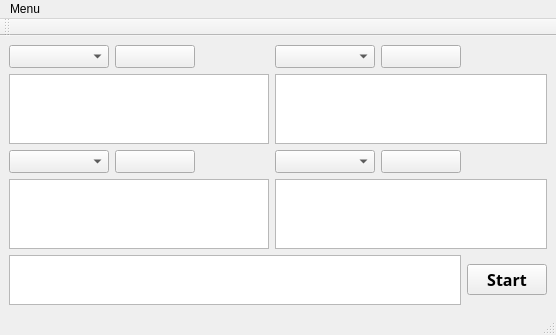
<?xml version="1.0" encoding="UTF-8"?>
<ui version="4.0">
 <class>MainWindow</class>
 <widget class="QMainWindow" name="MainWindow">
  <property name="geometry">
   <rect>
    <x>0</x>
    <y>0</y>
    <width>556</width>
    <height>335</height>
   </rect>
  </property>
  <property name="minimumSize">
   <size>
    <width>556</width>
    <height>335</height>
   </size>
  </property>
  <property name="windowTitle">
   <string>Mserial</string>
  </property>
  <widget class="QWidget" name="centralwidget">
   <layout class="QGridLayout" name="gridLayout">
    <item row="3" column="2">
     <widget class="QPushButton" name="sensButton3">
      <property name="minimumSize">
       <size>
        <width>80</width>
        <height>0</height>
       </size>
      </property>
      <property name="font">
       <font>
        <family>Courier</family>
        <pointsize>9</pointsize>
        <weight>75</weight>
        <bold>true</bold>
       </font>
      </property>
      <property name="text">
       <string/>
      </property>
     </widget>
    </item>
    <item row="2" column="4" colspan="3">
     <widget class="QTextBrowser" name="comBrowser2">
      <property name="font">
       <font>
        <family>Courier</family>
        <weight>75</weight>
        <bold>true</bold>
       </font>
      </property>
     </widget>
    </item>
    <item row="3" column="1">
     <widget class="QComboBox" name="comBox3">
      <property name="minimumSize">
       <size>
        <width>100</width>
        <height>0</height>
       </size>
      </property>
      <property name="font">
       <font>
        <family>Courier New</family>
        <pointsize>10</pointsize>
        <weight>75</weight>
        <bold>true</bold>
       </font>
      </property>
     </widget>
    </item>
    <item row="3" column="4">
     <widget class="QComboBox" name="comBox4">
      <property name="minimumSize">
       <size>
        <width>100</width>
        <height>0</height>
       </size>
      </property>
      <property name="font">
       <font>
        <family>Courier New</family>
        <pointsize>10</pointsize>
        <weight>75</weight>
        <bold>true</bold>
       </font>
      </property>
     </widget>
    </item>
    <item row="3" column="5">
     <widget class="QPushButton" name="sensButton4">
      <property name="minimumSize">
       <size>
        <width>80</width>
        <height>0</height>
       </size>
      </property>
      <property name="font">
       <font>
        <family>Courier</family>
        <pointsize>9</pointsize>
        <weight>75</weight>
        <bold>true</bold>
       </font>
      </property>
      <property name="text">
       <string/>
      </property>
     </widget>
    </item>
    <item row="4" column="4" colspan="3">
     <widget class="QTextBrowser" name="comBrowser4">
      <property name="font">
       <font>
        <family>Courier</family>
        <weight>75</weight>
        <bold>true</bold>
       </font>
      </property>
     </widget>
    </item>
    <item row="4" column="1" colspan="3">
     <widget class="QTextBrowser" name="comBrowser3">
      <property name="font">
       <font>
        <family>Courier</family>
        <weight>75</weight>
        <bold>true</bold>
       </font>
      </property>
     </widget>
    </item>
    <item row="0" column="2">
     <widget class="QPushButton" name="sensButton1">
      <property name="minimumSize">
       <size>
        <width>80</width>
        <height>0</height>
       </size>
      </property>
      <property name="font">
       <font>
        <family>Courier</family>
        <pointsize>9</pointsize>
        <weight>75</weight>
        <bold>true</bold>
       </font>
      </property>
      <property name="text">
       <string/>
      </property>
     </widget>
    </item>
    <item row="0" column="3">
     <spacer name="horizontalSpacer_3">
      <property name="orientation">
       <enum>Qt::Horizontal</enum>
      </property>
      <property name="sizeHint" stdset="0">
       <size>
        <width>40</width>
        <height>20</height>
       </size>
      </property>
     </spacer>
    </item>
    <item row="0" column="4">
     <widget class="QComboBox" name="comBox2">
      <property name="minimumSize">
       <size>
        <width>100</width>
        <height>0</height>
       </size>
      </property>
      <property name="font">
       <font>
        <family>Courier New</family>
        <pointsize>10</pointsize>
        <weight>75</weight>
        <bold>true</bold>
       </font>
      </property>
     </widget>
    </item>
    <item row="0" column="5">
     <widget class="QPushButton" name="sensButton2">
      <property name="minimumSize">
       <size>
        <width>80</width>
        <height>0</height>
       </size>
      </property>
      <property name="font">
       <font>
        <family>Courier</family>
        <pointsize>9</pointsize>
        <weight>75</weight>
        <bold>true</bold>
       </font>
      </property>
      <property name="text">
       <string/>
      </property>
     </widget>
    </item>
    <item row="0" column="6">
     <spacer name="horizontalSpacer_4">
      <property name="orientation">
       <enum>Qt::Horizontal</enum>
      </property>
      <property name="sizeHint" stdset="0">
       <size>
        <width>40</width>
        <height>20</height>
       </size>
      </property>
     </spacer>
    </item>
    <item row="2" column="1" colspan="3">
     <widget class="QTextBrowser" name="comBrowser1">
      <property name="font">
       <font>
        <family>Courier</family>
        <weight>75</weight>
        <bold>true</bold>
       </font>
      </property>
     </widget>
    </item>
    <item row="0" column="1">
     <widget class="QComboBox" name="comBox1">
      <property name="minimumSize">
       <size>
        <width>100</width>
        <height>0</height>
       </size>
      </property>
      <property name="font">
       <font>
        <family>Courier New</family>
        <pointsize>10</pointsize>
        <weight>75</weight>
        <bold>true</bold>
       </font>
      </property>
     </widget>
    </item>
    <item row="5" column="6">
     <widget class="QPushButton" name="startButton">
      <property name="sizePolicy">
       <sizepolicy hsizetype="Preferred" vsizetype="Fixed">
        <horstretch>0</horstretch>
        <verstretch>0</verstretch>
       </sizepolicy>
      </property>
      <property name="sizeIncrement">
       <size>
        <width>80</width>
        <height>0</height>
       </size>
      </property>
      <property name="font">
       <font>
        <family>Arial Black</family>
        <pointsize>12</pointsize>
        <weight>75</weight>
        <bold>true</bold>
       </font>
      </property>
      <property name="contextMenuPolicy">
       <enum>Qt::ActionsContextMenu</enum>
      </property>
      <property name="text">
       <string>Start</string>
      </property>
     </widget>
    </item>
    <item row="5" column="1" colspan="5">
     <widget class="QTextBrowser" name="statBrowser">
      <property name="sizePolicy">
       <sizepolicy hsizetype="Expanding" vsizetype="Maximum">
        <horstretch>0</horstretch>
        <verstretch>0</verstretch>
       </sizepolicy>
      </property>
      <property name="maximumSize">
       <size>
        <width>16777215</width>
        <height>50</height>
       </size>
      </property>
      <property name="font">
       <font>
        <family>Courier</family>
        <weight>75</weight>
        <bold>true</bold>
       </font>
      </property>
     </widget>
    </item>
   </layout>
  </widget>
  <widget class="QStatusBar" name="statusbar"/>
  <widget class="QToolBar" name="toolBar">
   <property name="windowTitle">
    <string>toolBar</string>
   </property>
   <attribute name="toolBarArea">
    <enum>TopToolBarArea</enum>
   </attribute>
   <attribute name="toolBarBreak">
    <bool>false</bool>
   </attribute>
  </widget>
  <widget class="QMenuBar" name="menubar">
   <property name="geometry">
    <rect>
     <x>0</x>
     <y>0</y>
     <width>556</width>
     <height>21</height>
    </rect>
   </property>
   <widget class="QMenu" name="menuMenu">
    <property name="title">
     <string>Menu</string>
    </property>
    <addaction name="actSettings"/>
   </widget>
   <addaction name="menuMenu"/>
  </widget>
  <action name="actSettings">
   <property name="text">
    <string>Настройки</string>
   </property>
  </action>
 </widget>
 <resources/>
 <connections/>
</ui>
